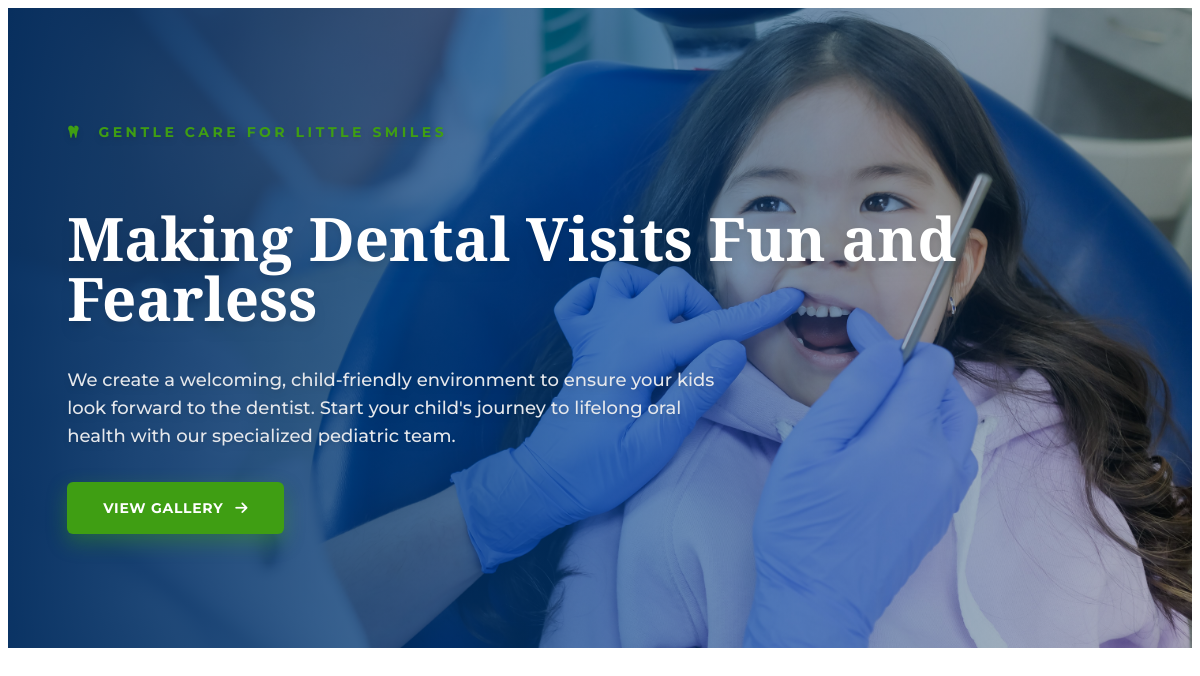
Page /hero.php on the committed database.
### tables this page shows
CREATE TABLE `hero_banners` (
  `id` int(11) NOT NULL,
  `subtitle` varchar(255) NOT NULL,
  `title` varchar(255) NOT NULL,
  `description` text NOT NULL,
  `btn_name` varchar(100) DEFAULT NULL,
  `btn_link` varchar(255) DEFAULT NULL,
  `image` varchar(255) NOT NULL
);

### hero.php (the view, shortened to what this page needs)
<?php
require_once 'config/db.php';
$hero_query = "SELECT * FROM hero_banners ORDER BY id DESC";
$hero_result = @mysqli_query($conn, $hero_query);
?>
<script src="https://cdn.tailwindcss.com"></script>
<link rel="stylesheet" href="https://cdnjs.cloudflare.com/ajax/libs/font-awesome/6.4.0/css/all.min.css">
<link href="https://unpkg.com/aos@2.3.1/dist/aos.css" rel="stylesheet">
<link rel="stylesheet" href="https://cdn.jsdelivr.net/npm/swiper@10/swiper-bundle.min.css" />
<section class="relative w-full h-[80vh] bg-[#002B5E] overflow-hidden">
    <div class="swiper hero-swiper h-full w-full">
        <div class="swiper-wrapper h-full w-full">
            <?php if($hero_result && mysqli_num_rows($hero_result) > 0): ?>
                <?php while($banner = mysqli_fetch_assoc($hero_result)):
                    $image_file = !empty($banner['image']) ? $banner['image'] : 'default-dental.jpg';
                ?>
                <div class="swiper-slide relative h-full w-full overflow-hidden">
                    <div class="absolute inset-0 bg-cover bg-center bg-no-repeat bg-zoom"
                         style="background-image: url('uploads/hero-banner/<?= htmlspecialchars($image_file) ?>');">
                    </div>
                    <div class="absolute inset-0 premium-overlay z-0"></div>
                    <div class="relative h-full w-full px-[5%] flex flex-col justify-center items-center md:items-start text-center md:text-left text-white z-10 font-montserrat">
                        <?php if(!empty($banner['subtitle'])): ?>
                            <span data-aos="fade-up" data-aos-duration="1000" class="text-[#3F9E13] font-bold tracking-[0.25em] uppercase text-xs sm:text-sm md:text-sm mb-4 block drop-shadow-md mx-auto md:ml-0 md:mr-auto">
                                <i class="fa-solid fa-tooth mr-2"></i> <?= htmlspecialchars($banner['subtitle']) ?>
                            </span>
                        <?php endif; ?>
                        <?php if(!empty($banner['title'])): ?>
                            <h1 data-aos="fade-up" data-aos-delay="150" data-aos-duration="1000" class="text-3xl sm:text-4xl md:text-5xl lg:text-6xl font-playfair font-black leading-tight mb-5 max-w-4xl drop-shadow-lg mx-auto md:ml-0 md:mr-auto text-white">
                                <?= nl2br(htmlspecialchars($banner['title'])) ?>
                            </h1>
                        <?php endif; ?>
                        <?php if(!empty($banner['description'])): ?>
                            <p data-aos="fade-up" data-aos-delay="300" data-aos-duration="1000" class="text-sm sm:text-base md:text-lg font-medium mb-8 max-w-2xl text-gray-200 drop-shadow-md mx-auto md:ml-0 md:mr-auto leading-relaxed">
                                <?= htmlspecialchars($banner['description']) ?>
                            </p>
                        <?php endif; ?>
                        <?php if(!empty($banner['btn_name'])): ?>
                        <div data-aos="fade-up" data-aos-delay="450" data-aos-duration="1000" class="mx-auto md:ml-0 md:mr-auto flex justify-center md:justify-start w-full md:w-auto">
                            <a href="<?= htmlspecialchars($banner['btn_link'] ?? '#') ?>" class="inline-flex items-center justify-center gap-3 bg-[#3F9E13] text-white font-bold px-7 py-3.5 md:px-9 md:py-4 rounded-md hover:bg-[#004289] hover:text-white transition-all duration-300 shadow-[0_8px_20px_rgba(63,158,19,0.4)] hover:shadow-[0_8px_25px_rgba(0,66,137,0.5)] uppercase tracking-wider group text-xs sm:text-sm outline-none">
                                <span><?= htmlspecialchars($banner['btn_name']) ?></span>
                                <span class="fas fa-arrow-right group-hover:translate-x-1.5 transition-transform duration-300"></span>
                            </a>
                        </div>
                        <?php endif; ?>
                    </div>
                </div>
                <?php endwhile; ?>
            <?php endif; ?>
        </div>
    </div>
</section>

### hero.php (style rules this page uses)
.hero-swiper * { text-decoration: none !important; }
.font-playfair { font-family: 'Playfair Display', serif; }
.font-montserrat { font-family: 'Montserrat', sans-serif; }
.hero-swiper { width: 100%; height: 100%; }
.bg-zoom { transition: transform 12s ease-in-out; transform: scale(1); }
.premium-overlay { background: linear-gradient(90deg, rgba(0, 43, 94, 0.95) 0%, rgba(0, 66, 137, 0.6) 50%, rgba(0, 0, 0, 0.2) 100%); }

### rows in the picture
hero_banners: image (picture), subtitle "GENTLE CARE FOR LITTLE SMILES", title "Making Dental Visits Fun and Fearless", description "We create a welcoming, child-friendly environment to ensure your kids look forward to the dentist. Start your child's journey to lifelong oral health with our specialized pediatric team.", btn_name "VIEW GALLERY"
